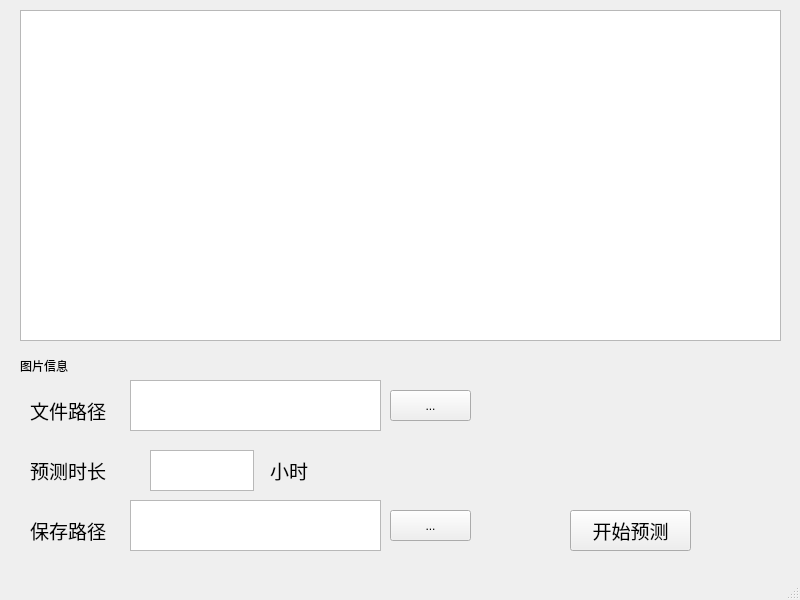
<?xml version="1.0" encoding="UTF-8"?>
<ui version="4.0">
 <class>MainWindow</class>
 <widget class="QMainWindow" name="MainWindow">
  <property name="enabled">
   <bool>true</bool>
  </property>
  <property name="geometry">
   <rect>
    <x>0</x>
    <y>0</y>
    <width>800</width>
    <height>600</height>
   </rect>
  </property>
  <property name="windowTitle">
   <string>building_values_predict</string>
  </property>
  <widget class="QWidget" name="centralwidget">
   <widget class="QTextEdit" name="textEdit_4">
    <property name="geometry">
     <rect>
      <x>150</x>
      <y>450</y>
      <width>104</width>
      <height>41</height>
     </rect>
    </property>
    <property name="font">
     <font>
      <family>Adobe Devanagari</family>
      <pointsize>14</pointsize>
     </font>
    </property>
   </widget>
   <widget class="QLabel" name="label">
    <property name="geometry">
     <rect>
      <x>30</x>
      <y>390</y>
      <width>101</width>
      <height>41</height>
     </rect>
    </property>
    <property name="font">
     <font>
      <family>Adobe Devanagari</family>
      <pointsize>14</pointsize>
     </font>
    </property>
    <property name="text">
     <string>文件路径</string>
    </property>
   </widget>
   <widget class="QLabel" name="label_2">
    <property name="geometry">
     <rect>
      <x>30</x>
      <y>450</y>
      <width>101</width>
      <height>41</height>
     </rect>
    </property>
    <property name="font">
     <font>
      <family>Adobe Devanagari</family>
      <pointsize>14</pointsize>
     </font>
    </property>
    <property name="text">
     <string>预测时长</string>
    </property>
   </widget>
   <widget class="QLabel" name="label_3">
    <property name="geometry">
     <rect>
      <x>30</x>
      <y>510</y>
      <width>101</width>
      <height>41</height>
     </rect>
    </property>
    <property name="font">
     <font>
      <family>Adobe Devanagari</family>
      <pointsize>14</pointsize>
     </font>
    </property>
    <property name="text">
     <string>保存路径</string>
    </property>
   </widget>
   <widget class="QLabel" name="label_4">
    <property name="geometry">
     <rect>
      <x>270</x>
      <y>450</y>
      <width>101</width>
      <height>41</height>
     </rect>
    </property>
    <property name="font">
     <font>
      <family>Adobe Devanagari</family>
      <pointsize>14</pointsize>
     </font>
    </property>
    <property name="text">
     <string>小时</string>
    </property>
   </widget>
   <widget class="QToolButton" name="toolButton">
    <property name="geometry">
     <rect>
      <x>390</x>
      <y>390</y>
      <width>81</width>
      <height>31</height>
     </rect>
    </property>
    <property name="text">
     <string>...</string>
    </property>
   </widget>
   <widget class="QToolButton" name="toolButton_2">
    <property name="geometry">
     <rect>
      <x>390</x>
      <y>510</y>
      <width>81</width>
      <height>31</height>
     </rect>
    </property>
    <property name="text">
     <string>...</string>
    </property>
   </widget>
   <widget class="QTextBrowser" name="textBrowser">
    <property name="geometry">
     <rect>
      <x>130</x>
      <y>380</y>
      <width>251</width>
      <height>51</height>
     </rect>
    </property>
   </widget>
   <widget class="QTextBrowser" name="textBrowser_2">
    <property name="geometry">
     <rect>
      <x>130</x>
      <y>500</y>
      <width>251</width>
      <height>51</height>
     </rect>
    </property>
   </widget>
   <widget class="QGraphicsView" name="graphicsView">
    <property name="geometry">
     <rect>
      <x>20</x>
      <y>10</y>
      <width>761</width>
      <height>331</height>
     </rect>
    </property>
   </widget>
   <widget class="QPushButton" name="pushButton">
    <property name="geometry">
     <rect>
      <x>570</x>
      <y>510</y>
      <width>121</width>
      <height>41</height>
     </rect>
    </property>
    <property name="font">
     <font>
      <family>Adobe Devanagari</family>
      <pointsize>14</pointsize>
     </font>
    </property>
    <property name="text">
     <string>开始预测</string>
    </property>
   </widget>
   <widget class="QLabel" name="label_5">
    <property name="geometry">
     <rect>
      <x>20</x>
      <y>350</y>
      <width>761</width>
      <height>31</height>
     </rect>
    </property>
    <property name="text">
     <string>图片信息</string>
    </property>
   </widget>
  </widget>
  <widget class="QStatusBar" name="statusbar">
   <property name="tabletTracking">
    <bool>false</bool>
   </property>
   <property name="acceptDrops">
    <bool>false</bool>
   </property>
   <property name="sizeGripEnabled">
    <bool>true</bool>
   </property>
  </widget>
 </widget>
 <resources/>
 <connections/>
</ui>
